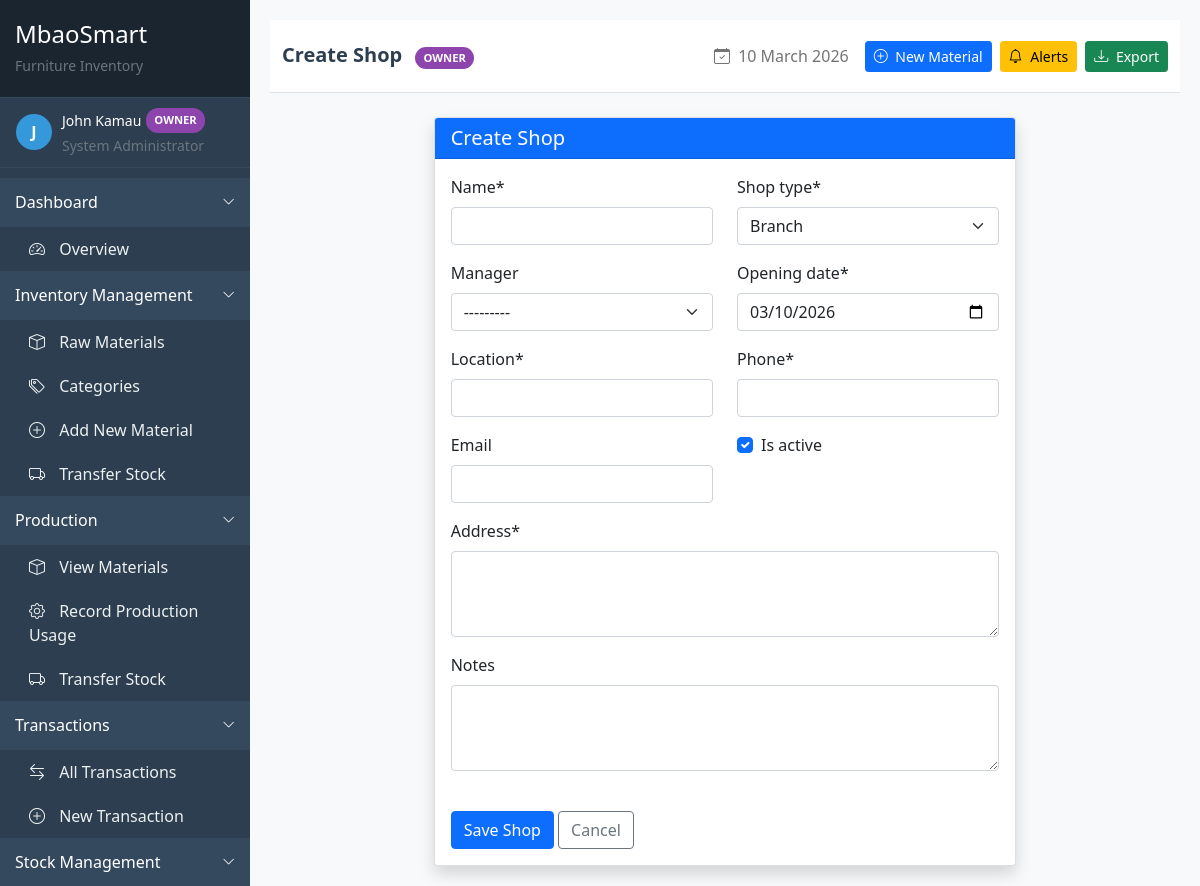
Page /sales/shops/create/ (signed in) on the committed database.
### accounts/models.py (models this page shows, shortened)
class User(AbstractUser):
    USER_ROLES = (
        ('owner', 'Owner'),
        ('store_manager', 'Store Manager'),
        ('production_manager', 'Production Manager'),
        ('supervisor', 'Supervisor'),
        ('accountant', 'Accountant'),
        ('fundi', 'Fundi/Worker'),
        ('sales_person', 'Sales Person'),
        ('shop_manager', 'Shop Manager'),
    )
    phone_regex = RegexValidator(
        regex=r'^\+?1?\d{9,15}$',
        message="Phone number must be entered in the format: '+254700123456'. Up to 15 digits allowed."
    )
    role = models.CharField(max_length=20, choices=USER_ROLES, default='fundi')
    phone_number = models.CharField(validators=[phone_regex], max_length=17, blank=True)
    address = models.TextField(blank=True)
    id_number = models.CharField(max_length=20, blank=True)
    kra_pin = models.CharField(max_length=20, blank=True)
    nhif_number = models.CharField(max_length=20, blank=True)
    nssf_number = models.CharField(max_length=20, blank=True)
    bank_name = models.CharField(max_length=100, blank=True)
    bank_account = models.CharField(max_length=50, blank=True)
    branch = models.CharField(max_length=100, blank=True)
    date_joined = models.DateField(auto_now_add=True)
    profile_picture = models.ImageField(upload_to='profile_pics/', blank=True)
    is_active = models.BooleanField(default=True)
    class Meta:
        ordering = ['-date_joined']
    def __str__(self):
        return f"{self.get_full_name()} - {self.get_role_display()}"

### sales/views.py (the view)
# urls.py: path('shops/create/', views.shop_create, name='shop_create'),
@permission_required('sales.add_shop')
def shop_create(request):
    if request.method == 'POST':
        form = ShopForm(request.POST)
        if form.is_valid():
            shop = form.save()
            messages.success(request, f'Shop "{shop.name}" created successfully!')
            return redirect('sales:shop_detail', pk=shop.pk)
    else:
        form = ShopForm()
    return render(request, 'sales/shop_form.html', {'form': form, 'title': 'Create Shop'})

### sales/forms.py
class ShopForm(forms.ModelForm):
    class Meta:
        model = Shop
        fields = '__all__'
        widgets = {
            'opening_date': forms.DateInput(attrs={'type': 'date'}),
            'address': forms.Textarea(attrs={'rows': 3}),
            'notes': forms.Textarea(attrs={'rows': 3}),
        }

### inventory/context_processors.py (called while the page is built)
def stock_alert_count(request):
    if request.user.is_authenticated:
        count = StockAlert.objects.filter(is_active=True).count()
        return {'stock_alert_count': count}
    return {'stock_alert_count': 0}

### templates/sales/shop_form.html (shortened to what this page needs)
{% extends 'base/base.html' %}
{% load crispy_forms_tags %}
{% block page_title %}{{ title }}{% endblock %}
{% block content %}
<div class="row justify-content-center">
    <div class="col-md-8">
        <div class="card shadow">
            <div class="card-header bg-primary text-white">
                <h5 class="mb-0"> {{ title }}</h5>
            </div>
            <div class="card-body">
                <form method="post" novalidate>
                    <div class="row">
                        <div class="col-md-6">
                            {{ form.name|as_crispy_field }}
                        </div>
                        <div class="col-md-6">
                            {{ form.shop_type|as_crispy_field }}
                        </div>
                    </div>
                    <div class="row">
                        <div class="col-md-6">
                            {{ form.manager|as_crispy_field }}
                        </div>
                        <div class="col-md-6">
                            {{ form.opening_date|as_crispy_field }}
                        </div>
                    </div>
                    <div class="row">
                        <div class="col-md-6">
                            {{ form.location|as_crispy_field }}
                        </div>
                        <div class="col-md-6">
                            {{ form.phone|as_crispy_field }}
                        </div>
                    </div>
                    <div class="row">
                        <div class="col-md-6">
                            {{ form.email|as_crispy_field }}
                        </div>
                        <div class="col-md-6">
                            {{ form.is_active|as_crispy_field }}
                        </div>
                    </div>
                    <div class="row">
                        <div class="col-md-12">
                            {{ form.address|as_crispy_field }}
                        </div>
                    </div>
                    <div class="row">
                        <div class="col-md-12">
                            {{ form.notes|as_crispy_field }}
                        </div>
                    </div>
                    <div class="mt-4">
                        <button type="submit" class="btn btn-primary">
                             Save Shop
                        </button>
                        <a href="{% url 'sales:shop_list' %}" class="btn btn-outline-secondary">
                             Cancel
                        </a>
                    </div>
                </form>
            </div>
        </div>
    </div>
</div>
{% endblock %}

### templates/base/base.html (shortened to what this page needs)
<!DOCTYPE html>
<html lang="en">
<head>
    <link href="https://cdn.jsdelivr.net/npm/bootstrap@5.1.3/dist/css/bootstrap.min.css" rel="stylesheet">
    <link rel="stylesheet" href="https://cdn.jsdelivr.net/npm/bootstrap-icons@1.8.1/font/bootstrap-icons.css">
</head>
<body>
    <div class="sidebar" id="sidebarMenu">
        <div class="sidebar-header">
            <h4 class="text-white mb-1">MbaoSmart</h4>
            <small class="text-muted">Furniture Inventory</small>
        </div>
        <div class="sidebar-content">
            <div class="user-info px-3">
                <div class="d-flex align-items-center">
                    <div class="user-avatar">
                        {{ request.user.get_full_name|default:request.user.username|first|upper }}
                    </div>
                    <div>
                        <div class="text-white small d-flex align-items-center">
                            {{ request.user.get_full_name|default:request.user.username }}
                            <span class="role-badge {{ request.user.role }}">{{ request.user.get_role_display }}</span>
                        </div>
                        <small class="text-muted">
                            {% if request.user.role == 'owner' %}System Administrator
                            {% elif request.user.role == 'store_manager' %}Inventory Manager
                            {% elif request.user.role == 'production_manager' %}Production Manager
                            {% elif request.user.role == 'accountant' %}Financial Controller
                            {% elif request.user.role == 'fundi' %}Workshop Staff
                            {% else %}Staff Member{% endif %}
                        </small>
                    </div>
                </div>
            </div>
            <div class="menu-section {% if request.resolver_match.url_name == 'dashboard' %}active{% endif %}" data-toggle="dashboard-section">
                <span>Dashboard</span>
                <i class="bi bi-chevron-down toggle-icon"></i>
            </div>
            <div class="submenu" id="dashboard-section">
                <a class="menu-item {% if request.resolver_match.url_name == 'dashboard' %}active{% endif %}"
                   href="{% url 'inventory:dashboard' %}">
                    <div>
                        <i class="bi bi-speedometer2"></i> Overview
                    </div>
                </a>
            </div>
            {% if request.user.role == 'owner' or request.user.role == 'store_manager' %}
            <div class="menu-section" data-toggle="inventory-section">
                <span>Inventory Management</span>
                <i class="bi bi-chevron-down toggle-icon"></i>
            </div>
            <div class="submenu" id="inventory-section">
                <a class="menu-item {% if 'raw-material-list' in request.path %}active{% endif %}"
                   href="{% url 'inventory:raw_material_list' %}">
                    <div>
                        <i class="bi bi-box"></i> Raw Materials
                    </div>
                </a>
                <a class="menu-item {% if 'category-list' in request.path %}active{% endif %}"
                   href="{% url 'inventory:category_list' %}">
                    <div>
                        <i class="bi bi-tags"></i> Categories
                    </div>
                </a>
                <a class="menu-item {% if 'raw-material-create' in request.path %}active{% endif %}"
                   href="{% url 'inventory:raw_material_create' %}">
                    <div>
                        <i class="bi bi-plus-circle"></i> Add New Material
                    </div>
                </a>
                <a class="menu-item {% if 'transfer-stock' in request.path %}active{% endif %}"
                   href="{% url 'inventory:transfer_stock' %}">
                    <div>
                        <i class="bi bi-truck"></i> Transfer Stock
                    </div>
                </a>
            </div>
            {% endif %}
            {% if request.user.role == 'owner' or request.user.role == 'production_manager' %}
            <div class="menu-section" data-toggle="production-section">
                <span>Production</span>
                <i class="bi bi-chevron-down toggle-icon"></i>
            </div>
            <div class="submenu" id="production-section">
                <a class="menu-item {% if 'raw-material-list' in request.path %}active{% endif %}"
                   href="{% url 'inventory:raw_material_list' %}">
                    <div>
                        <i class="bi bi-box"></i> View Materials
                    </div>
                </a>
                <a class="menu-item {% if 'production-usage' in request.path %}active{% endif %}"
                   href="#">
                    <div>
                        <i class="bi bi-gear"></i> Record Production Usage
                    </div>
                </a>
                <a class="menu-item {% if 'transfer-stock' in request.path %}active{% endif %}"
                   href="{% url 'inventory:transfer_stock' %}">
                    <div>
                        <i class="bi bi-truck"></i> Transfer Stock
                    </div>
                </a>
            </div>
            {% endif %}
            {% if request.user.role == 'owner' or request.user.role == 'store_manager' or request.user.role == 'production_manager' %}
            <div class="menu-section" data-toggle="transactions-section">
                <span>Transactions</span>
                <i class="bi bi-chevron-down toggle-icon"></i>
            </div>
            <div class="submenu" id="transactions-section">
                <a class="menu-item {% if 'transaction-list' in request.path %}active{% endif %}"
                   href="{% url 'inventory:transaction_list' %}">
                    <div>
                        <i class="bi bi-arrow-left-right"></i> All Transactions
                    </div>
                </a>
                {% if request.user.role == 'owner' or request.user.role == 'store_manager' %}
                <a class="menu-item {% if 'transaction-create' in request.path %}active{% endif %}"
                   href="{% url 'inventory:transaction_create' %}">
                    <div>
                        <i class="bi bi-plus-circle"></i> New Transaction
                    </div>
                </a>
                {% endif %}
            </div>
            {% endif %}
            {% if request.user.role == 'owner' or request.user.role == 'store_manager' %}
            <div class="menu-section" data-toggle="stock-section">
                <span>Stock Management</span>
                <i class="bi bi-chevron-down toggle-icon"></i>
            </div>
            {% endif %}
        </div>
    </div>
    <div class="main-content" id="mainContent">
        <nav class="navbar navbar-expand-lg navbar-light bg-white border-bottom py-3 mb-4">
            <div class="container-fluid">
                <div class="navbar-nav me-auto">
                    <span class="navbar-brand mb-0 h1">
                        {% block page_title %}{% endblock %}
                        <span class="role-badge {{ request.user.role }} ms-2">{{ request.user.get_role_display }}</span>
                    </span>
                </div>
                <div class="d-flex align-items-center">
                    <span class="navbar-text me-3 d-none d-md-block">
                        <i class="bi bi-calendar-check me-1"></i> {% now "j F Y" %}
                    </span>
                    {% if request.user.role == 'owner' or request.user.role == 'store_manager' %}
                    <a href="{% url 'inventory:raw_material_create' %}" class="btn btn-primary btn-sm me-2">
                        <i class="bi bi-plus-circle me-1"></i> New Material
                    </a>
                    {% endif %}
                    {% if request.user.role == 'owner' or request.user.role == 'store_manager' %}
                    <a href="{% url 'inventory:stock_alerts' %}" class="btn btn-warning btn-sm me-2 position-relative">
                        <i class="bi bi-bell me-1"></i> Alerts
                    </a>
                    {% endif %}
                    {% if request.user.role == 'owner' or request.user.role == 'accountant' %}
                    <a href="{% url 'inventory:stock_report' %}?export=csv" class="btn btn-success btn-sm">
                        <i class="bi bi-download me-1"></i> Export
                    </a>
                    {% endif %}
                </div>
            </div>
        </nav>
        <div class="container-fluid">
            {% block content %}
            {% endblock %}
        </div>
    </div>
</body>
</html>

### templates/base/base.html (style rules this page uses)
:root { --primary-color: #2c3e50; --secondary-color: #3498db; --accent-color: #e74c3c; }
body { font-family: 'Segoe UI', Tahoma, Geneva, Verdana, sans-serif; background-color: #f8f9fa; }
.sidebar { background-color: var(--primary-color); min-height: 100vh; color: white; width: 250px; position: fixed; left: 0; top: 0; overflow-y: auto; display: flex; flex-direction: column; }
.sidebar-content { flex: 1; overflow-y: auto; }
.sidebar a { color: #ecf0f1; text-decoration: none; display: block; transition: all 0.3s ease; }
.sidebar-header { padding: 20px 15px; border-bottom: 1px solid #34495e; background-color: #1a252f; }
.role-badge { display: inline-block; padding: 4px 8px; border-radius: 12px; font-size: 0.7rem; font-weight: 600; text-transform: uppercase; margin-left: 5px; }
.role-badge.owner { background-color: #8e44ad; color: white; }
.menu-section { cursor: pointer; padding: 12px 15px; border-bottom: 1px solid #34495e; background-color: #34495e; display: flex; justify-content: space-between; align-items: center; user-select: none; }
.menu-section .toggle-icon { transition: transform 0.3s; font-size: 0.8rem; }
.submenu { background-color: #2c3e50; overflow: hidden; transition: max-height 0.3s ease-out; }
.menu-item { padding: 10px 15px 10px 25px; border-left: 4px solid transparent; display: flex; align-items: center; justify-content: space-between; }
.menu-item i { width: 20px; margin-right: 10px; text-align: center; }
.user-info { padding: 10px 0; border-bottom: 1px solid #34495e; margin-bottom: 10px; }
.user-avatar { width: 36px; height: 36px; border-radius: 50%; background-color: #3498db; display: flex; align-items: center; justify-content: center; font-weight: bold; font-size: 16px; margin-right: 10px; }
.main-content { margin-left: 250px; padding: 20px; min-height: 100vh; }
.navbar-brand { font-weight: bold; color: var(--primary-color) !important; }

### rows in the picture
User: user.get_full_name|first "J", user.get_full_name "John Kamau", user.role "OWNER"

### other values in the picture
{{ title }} "Create Shop"
